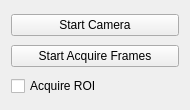
<?xml version="1.0" encoding="UTF-8"?>
<ui version="4.0">
 <class>CameraControl</class>
 <widget class="QWidget" name="CameraControl">
  <property name="geometry">
   <rect>
    <x>0</x>
    <y>0</y>
    <width>190</width>
    <height>110</height>
   </rect>
  </property>
  <property name="minimumSize">
   <size>
    <width>190</width>
    <height>110</height>
   </size>
  </property>
  <property name="windowTitle">
   <string>Form</string>
  </property>
  <layout class="QVBoxLayout" name="verticalLayout">
   <item>
    <widget class="QPushButton" name="startStopButton">
     <property name="text">
      <string>Start Camera</string>
     </property>
     <property name="checkable">
      <bool>true</bool>
     </property>
    </widget>
   </item>
   <item>
    <widget class="QPushButton" name="acquireFramesButton">
     <property name="text">
      <string>Start Acquire Frames</string>
     </property>
     <property name="checkable">
      <bool>true</bool>
     </property>
    </widget>
   </item>
   <item>
    <widget class="QCheckBox" name="acquireRoiCheckBox">
     <property name="text">
      <string>Acquire ROI</string>
     </property>
    </widget>
   </item>
  </layout>
 </widget>
 <resources/>
 <connections/>
</ui>
